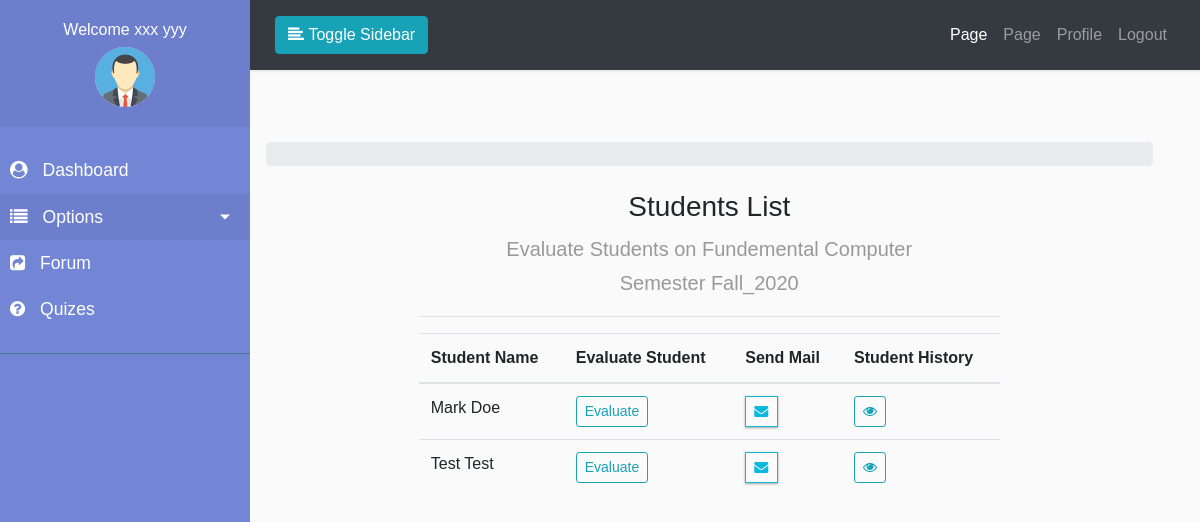
/course/teacher/course/details/1/1 (signed in), run on the app's committed database.
### accounts/models.py (models this page shows, shortened)
class Profile(models.Model):
    USERTYPE_CHOICES = (
        ('0', 'Teacher'),
        ('1', 'Student'),
    )
    user = models.OneToOneField(
        User, on_delete=models.CASCADE, related_name='user_profile')
    profile_pic = models.ImageField(
        upload_to="profile/%Y/%m/%d/", default="profile/default.png")
    phone_number = models.CharField(max_length=15, default='01xxxxxxxxxx')
    address = models.CharField(default='Your Address', max_length=255)
    user_type = models.CharField(max_length=10, choices=USERTYPE_CHOICES)
    email_confirmed = models.BooleanField(default=False)
    active = models.BooleanField(default=False)

class Student(models.Model):
    student = models.OneToOneField(
        User, on_delete=models.CASCADE, related_name='user_student')
    department = models.ForeignKey(
        Department, on_delete=models.CASCADE, related_name='department_student')
    faculty = models.ForeignKey(
        Faculty, on_delete=models.CASCADE, related_name='faculty_student')

### course/models.py (models this page shows, shortened)
class Course(models.Model):
    semester = models.ForeignKey(
        Semester, on_delete=models.CASCADE, related_name='semester_courses')
    department = models.ForeignKey(
        Department, on_delete=models.CASCADE, related_name='department_courses')
    course_name = models.CharField(max_length=150)
    course_code = models.CharField(max_length=150)
    course_image = models.ImageField(upload_to="course/%Y/%m/%d/",default="course/default.png")
    course_credit = models.IntegerField()

class StudentCourse(models.Model):
    courses = models.ManyToManyField(Course, related_name='student_courses')
    student = models.ForeignKey(
        Student, on_delete=models.CASCADE, related_name='student_course')
    semester = models.ForeignKey(
        Semester, on_delete=models.CASCADE, related_name='semester_student_course')
    active = models.BooleanField(default=False)

### session/models.py (models this page shows, shortened)
class Semester(models.Model):
	semester_name = models.CharField(max_length=50)
	semester_year = models.CharField(max_length=50)
	semester_full_name = models.CharField(max_length=150)
	active = models.BooleanField(default=False)

### course/views.py (the view)
class TeacherCourseDetails(AictiveTeacherRequiredMixin, View):
    def get(self, request, *args, **kwargs):
        course_id = kwargs.get('course_id')
        semester_id = kwargs.get('semester_id')
        course_obj = get_object_or_404(Course, id=course_id)
        semester_obj = get_object_or_404(Semester, id=semester_id)
        all_students = StudentCourse.objects.filter(
            courses=course_obj, active=True)
        context = {
            'title': course_obj.course_name,
            'all_students': all_students,
            'course_obj': course_obj,
            'semester_obj': semester_obj
        }
        return render(request, 'accounts/teacher/teacher_course_details.html', context)

### accounts/mixins.py (called while the page is built)
	def dispatch(self, request, *args, **kwargs):
		if request.user.is_authenticated and request.user.user_profile.active and request.user.user_profile.user_type=='0':
			return super().dispatch(request, *args, **kwargs)
		else:
			messages.error(request, ('Sorry You Are Not Teacher'))
			return redirect('accounts:login')

### pages/context_processor.py (called while the page is built)
def slider(request):
    all_slider = SliderImage.objects.all()
    return {'all_slider': all_slider}

### quizes/context_processor.py (called while the page is built)
def total_correct_answer(request):
    correct = 0
    if request.user.is_authenticated:
        if not request.user.is_staff:
            try:
                if request.session['answer']:
                    for key, value in request.session['answer'].items():
                        if value['points'] == 1:
                            correct += 1
            except Exception as e:
                pass
        return {'total_correct_answer': correct}
    else:
        return {'total_correct_answer': 0}

### templates/accounts/teacher/teacher_course_details.html (shortened to what this page needs)
{% extends "dash_base.html" %}
{% block sidebar %}
    {% include '../../partials/teacher/_sidebar.html' %}
{% endblock sidebar %}
{% block maincontent %}
        <div class="row">
            <div class="col-md-8 mx-auto">
                <h3 class="text-center">Students List</h3>
                <p class="text-center lead">
                    Evaluate Students on {{course_obj.course_name}} <br>
                    Semester <strong>{{semester_obj.semester_full_name}}</strong>
                </p>
                <hr>
                    <table class="table table-hover table-inverse">
                        <thead>
                            <tr>
                                <th>Student Name</th>
                                <th>Evaluate Student</th>
                                <th>Send Mail</th>
                                <th>Student History</th>
                            </tr>
                        </thead>
                        <tbody>
                            {% for student in all_students.all %}
                            <tr>
                                <td>{{student.student.student.get_full_name}}</td>
                                <td>
                                    <a class="btn btn-sm btn-outline-info" href="{% url 'course:evaluate_student' student_id=student.student.student.id course_id=course_obj.id semester_id=semester_obj.id  %}">Evaluate</a>
                                </td>
                                <td>
                                    <a class="btn btn-sm btn-outline-primary" href="{% url 'accounts:send_mail' to=student.student.student.id  %}">
                                        <i class="fa fa-envelope"></i>
                                    </a>
                                </td>
                                <td>
                                    <a class="btn btn-sm btn-outline-info" href="{% url 'course:student_history' student_id=student.student.student.id course_id=course_obj.id semester_id=semester_obj.id  %}">
                                        <i class="fa fa-eye"></i>
                                    </a>
                                </td>
                            </tr>
                            {% endfor %}
                        </tbody>
                    </table>
            </div>
        </div>
{% endblock maincontent %}

### templates/partials/teacher/_sidebar.html (shortened to what this page needs)
{% load static %}
<nav id="sidebar">
            <div class="sidebar-header text-center">
                <h6>Welcome {{user.get_full_name}}</h6>
                <img src="{{user.user_profile.profile_pic.url}}" alt="" width="60px" class="rounded-circle text-center">
            </div>
            <ul class="list-unstyled components">
                 <li>
                    <a href="{% url 'accounts:dashboard' %}">
                        <i class="fa fa-user-circle"></i>
                        Dashboard
                    </a>
                </li>
                <li class="active">
                    <a href="#homeSubmenu" data-toggle="collapse" aria-expanded="false" class="dropdown-toggle">
                        <i class="fa fa-list"></i>
                        Options
                    </a>
                </li>
                <li>
                    <a href="{% url 'boards:home' %}">
                        <i class="fa fa-share-square"></i>
                        Forum
                    </a>
                </li>
                <li>
                    <a href="{% url 'quizes:quize_board' %}">
                        <i class="fa fa-question-circle"></i>
                        Quizes
                    </a>
                </li>
            </ul>
            <ul class="list-unstyled CTAs">
            </ul>
        </nav>

### myproject/static/front/css/style.css (style rules this page uses)
.btn-outline-primary { border-color: #0DB8DE; color: #0DB8DE; border-radius: 0px; font-weight: bold; letter-spacing: 1px; box-shadow: 0 1px 3px rgba(0, 0, 0, 0.12), 0 1px 2px rgba(0, 0, 0, 0.24); }
body { font-family: 'Poppins', sans-serif; background: #fafafa; }
p { font-family: 'Poppins', sans-serif; font-size: 1.1em; font-weight: 300; line-height: 1.7em; color: #999; }
a, a:hover, a:focus { color: inherit; text-decoration: none; transition: all 0.3s; }
i, span { display: inline-block; }
#sidebar { min-width: 250px; max-width: 250px; background: #7386D5; color: #fff; transition: all 0.3s; }
#sidebar ul li a { text-align: left; }
#sidebar .sidebar-header { padding: 20px; background: #6d7fcc; }
#sidebar ul.components { padding: 20px 0; border-bottom: 1px solid #47748b; }
#sidebar ul li a { padding: 10px; font-size: 1.1em; display: block; }
#sidebar ul li a i { margin-right: 10px; }
#sidebar ul li.active>a, a[aria-expanded="true"] { color: #fff; background: #6d7fcc; }
a[data-toggle="collapse"] { position: relative; }
.dropdown-toggle::after { display: block; position: absolute; top: 50%; right: 20px; transform: translateY(-50%); }
ul.CTAs { padding: 20px; }

### data on the page
Course: course_name "Fundemental Computer"
Semester: semester_full_name "Fall_2020"
StudentCourse: student.student.get_full_name "Mark Doe"
StudentCourse: student.student.get_full_name "Test Test"

### other printed values
{{ user.get_full_name }} "xxx yyy"
